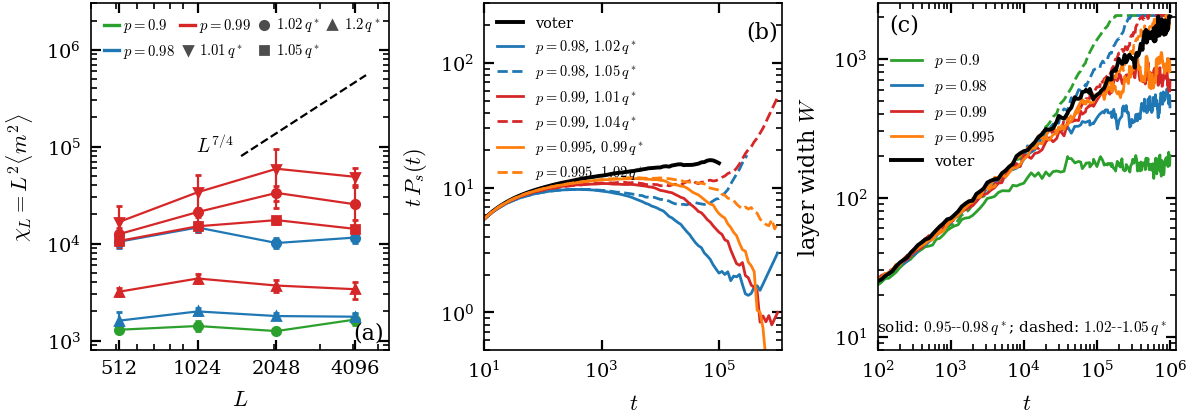

The script that drew this image:
"""Fig. voter: near the voter point. (a) chi_L = L^2 <m^2> against L (E6/E7); (b) seed survival
t P_s(t) (E8a, E8a_long); (c) width of the active layer on a wall between the absorbing phases (E8b)."""
import csv
import glob
import os
import re

import matplotlib.pyplot as plt
import numpy as np

from common import FIGDATA, PAGE, RUNS, label, save
import spread

fig, axs = plt.subplots(1, 3, figsize=(PAGE, 2.25), gridspec_kw=dict(wspace=0.32))

# (a) chi_L: campaign/binder.py on the E6 + E7 runs (t >= 2e5, active window), seed-scatter errors;
# m = 2n - 1 as in the paper (recomputed 2026-10-31: until then binder.py used m = n - 1/2 and this
# table was 4x too small)
CHI = {  # (p, q/q*): [(L, chi, err)]
    (0.9, 1.03): [(512, 1293, 102), (1024, 1413, 171), (2048, 1253, 16), (4096, 1649, 210)],
    (0.98, 1.02): [(512, 10450, 1388), (1024, 14669, 1503), (2048, 10147, 1186), (4096, 11553, 1409)],
    (0.98, 1.2): [(512, 1604, 353), (1024, 1998, 174), (2048, 1790, 135), (4096, 1763, 165)],
    (0.99, 1.01): [(512, 16702, 7572), (1024, 33878, 17398), (2048, 59188, 35734), (4096, 48851, 10701)],
    (0.99, 1.02): [(512, 12512, 1922), (1024, 21164, 2253), (2048, 33359, 6154), (4096, 25428, 14376)],
    (0.99, 1.05): [(512, 10638, 703), (1024, 15091, 1778), (2048, 17479, 1473), (4096, 14185, 3209)],
    (0.99, 1.2): [(512, 3188, 289), (1024, 4366, 485), (2048, 3695, 558), (4096, 3385, 672)],
}
ax = axs[0]
cols = {0.9: "C2", 0.98: "C0", 0.99: "C3"}
mk = {1.01: "v", 1.02: "o", 1.03: "o", 1.05: "s", 1.2: "^"}
for (p, x), rows in CHI.items():
    L, c, e = np.array(rows).T
    ax.errorbar(L, c, e, fmt=mk[x] + "-", color=cols[p], ms=3, capsize=1.2, lw=0.8)
Lg = np.array([1500, 4500])
ax.plot(Lg, 8e4 * (Lg / 1500) ** 1.75, "k--", lw=0.8)
ax.text(1400, 8e4, r"$L^{7/4}$", fontsize=7, ha="right", va="bottom")
from matplotlib.lines import Line2D
h1 = [Line2D([], [], color=c, lw=1.2, label=f"$p={p}$") for p, c in cols.items()]
h2 = [Line2D([], [], color="0.3", marker=m, ls="", ms=3, label=f"${x:g}\\,q^*$")
      for x, m in ((1.01, "v"), (1.02, "o"), (1.05, "s"), (1.2, "^"))]
ax.legend(handles=h1 + h2, ncol=4, fontsize=5.3, loc="upper left", handlelength=1.0, columnspacing=0.35,
          handletextpad=0.3)
ax.set(xscale="log", yscale="log", xlabel=r"$L$", ylabel=r"$\chi_L = L^2\langle m^2\rangle$",
       ylim=(800, 3e6), xlim=(400, 5500))
ax.set_xticks([512, 1024, 2048, 4096], ["512", "1024", "2048", "4096"])
label(ax, "(a)", x=0.88, y=0.08)

# (b) seeds: t P_s(t) for a 2x2 live block in the dead state
ax = axs[1]
qstar = {0.98: 0.00252, 0.99: 0.00127, 0.995: 0.00062}   # thresholds the runs were placed with
qtrue = {0.98: 0.00252, 0.99: 0.001282, 0.995: 0.00064}  # Table I (2026-10-31); legends use these


def pooled(pattern):
    files = sorted(glob.glob(os.path.join(RUNS, pattern)))
    t, data, meta = spread.load(files if len(files) > 1 else files[0])
    S = data.sum(0)
    return t, S[:, 1] / S[:, 0]


t, ps = pooled("E8a_spread/out/p1_a0.5_j2_q0_L2048_seed.txt")
ok = t >= 10
ax.plot(t[ok], (t * ps)[ok], "k-", lw=1.4, label="voter")
pts = [(0.98, 1.02, "C0", "-"), (0.98, 1.05, "C0", "--"), (0.99, 1.02, "C3", "-"), (0.99, 1.05, "C3", "--"),
       (0.995, 1.02, "C1", "-"), (0.995, 1.05, "C1", "--")]
for p, x, c, ls in pts:
    q = round(qstar[p] * x, 7)
    pat = f"E8a_long/out/p{p}_a0.5_j2_q{q:.7f}".rstrip("0") + "_L8192_T*_k*.txt"
    files = sorted(glob.glob(os.path.join(RUNS, pat)))
    if not files:
        print("missing", pat)
        continue
    t, data, meta = spread.load(files)
    S = data.sum(0)
    P = S[:, 1] / S[:, 0]
    ok = (t >= 10) & (P > 0)
    ax.plot(t[ok], (t * P)[ok], ls, color=c, label=f"$p={p}$, ${q / qtrue[p]:.2f}\\,q^*$")
ax.set(xscale="log", yscale="log", xlabel=r"$t$", ylabel=r"$t\,P_s(t)$", xlim=(10, 1.2e6), ylim=(0.5, 300))
ax.legend(fontsize=5.2, loc="upper left", handlelength=1.8)
label(ax, "(b)", x=0.88, y=0.95)

# (c) walls: width W(t) of the active layer (E8b; wall.py W, mean over the two walls and 2 seeds)
ax = axs[2]
qs = {0.9: 0.0119, 0.98: 0.00252, 0.99: 0.00127, 0.995: 0.00062}
pc = {0.9: "C2", 0.98: "C0", 0.99: "C3", 0.995: "C1"}
for p in qs:
    for x, ls in ((0.98, "-"), (1.05, "--")):
        q = round(qs[p] * x, 7)
        files = sorted(glob.glob(os.path.join(FIGDATA, "E8b_wall", f"p{p}_a0.5_j2_q{q:.7f}".rstrip("0")
                                              + "_Lx1024_Ly4096_s?.csv")))
        if not files:
            print("missing wall", p, x)
            continue
        runs = [np.array([[float(v) for v in r] for r in list(csv.reader(open(f)))[1:]]) for f in files]
        tt = runs[0][:, 0]
        W = np.mean([r[:, 6] for r in runs], axis=0)
        ok = tt >= 100
        ax.plot(tt[ok], W[ok], ls, color=pc[p], label=f"$p={p}$" if x == 0.98 else None)
ref = sorted(glob.glob(os.path.join(FIGDATA, "E16_wall_ref", "p1_a0.5_j2_q0_Lx1024_Ly4096_s?.csv")))
if ref:
    runs = [np.array([[float(v) for v in r] for r in list(csv.reader(open(f)))[1:]]) for f in ref]
    tt = runs[0][:, 0]
    W = np.mean([r[:, 6] for r in runs], axis=0)
    ok = tt >= 100
    ax.plot(tt[ok], W[ok], "k-", lw=1.4, label="voter")
ax.set(xscale="log", yscale="log", xlabel=r"$t$", ylabel=r"layer width $W$", xlim=(100, 1.2e6), ylim=(8, 2500))
ax.legend(fontsize=5.5, loc="upper left", bbox_to_anchor=(0.0, 0.9))
ax.text(0.97, 0.05, r"solid: $0.95$--$0.98\,q^*$; dashed: $1.02$--$1.05\,q^*$", transform=ax.transAxes, ha="right", fontsize=5.5)
label(ax, "(c)", x=0.04, y=0.97)
save(fig, "fig_voter")
